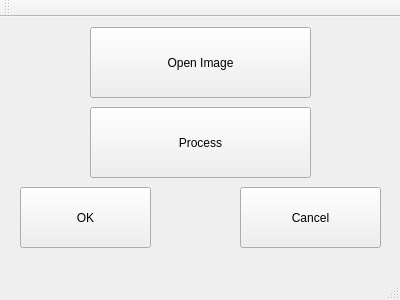
<?xml version="1.0" encoding="UTF-8"?>
<ui version="4.0">
 <class>MainWindow</class>
 <widget class="QMainWindow" name="MainWindow">
  <property name="geometry">
   <rect>
    <x>0</x>
    <y>0</y>
    <width>400</width>
    <height>300</height>
   </rect>
  </property>
  <property name="windowTitle">
   <string>MainWindow</string>
  </property>
  <widget class="QWidget" name="centralWidget">
   <widget class="QPushButton" name="pushButton">
    <property name="geometry">
     <rect>
      <x>90</x>
      <y>10</y>
      <width>221</width>
      <height>71</height>
     </rect>
    </property>
    <property name="text">
     <string>Open Image</string>
    </property>
   </widget>
   <widget class="QPushButton" name="pushButton_2">
    <property name="geometry">
     <rect>
      <x>90</x>
      <y>90</y>
      <width>221</width>
      <height>71</height>
     </rect>
    </property>
    <property name="text">
     <string>Process</string>
    </property>
   </widget>
   <widget class="QPushButton" name="pushButton_3">
    <property name="geometry">
     <rect>
      <x>20</x>
      <y>170</y>
      <width>131</width>
      <height>61</height>
     </rect>
    </property>
    <property name="text">
     <string>OK</string>
    </property>
   </widget>
   <widget class="QPushButton" name="pushButton_4">
    <property name="geometry">
     <rect>
      <x>240</x>
      <y>170</y>
      <width>141</width>
      <height>61</height>
     </rect>
    </property>
    <property name="text">
     <string>Cancel</string>
    </property>
   </widget>
  </widget>
  <widget class="QMenuBar" name="menuBar">
   <property name="geometry">
    <rect>
     <x>0</x>
     <y>0</y>
     <width>400</width>
     <height>22</height>
    </rect>
   </property>
  </widget>
  <widget class="QToolBar" name="mainToolBar">
   <attribute name="toolBarArea">
    <enum>TopToolBarArea</enum>
   </attribute>
   <attribute name="toolBarBreak">
    <bool>false</bool>
   </attribute>
  </widget>
  <widget class="QStatusBar" name="statusBar"/>
 </widget>
 <layoutdefault spacing="6" margin="11"/>
 <resources/>
 <connections/>
</ui>
